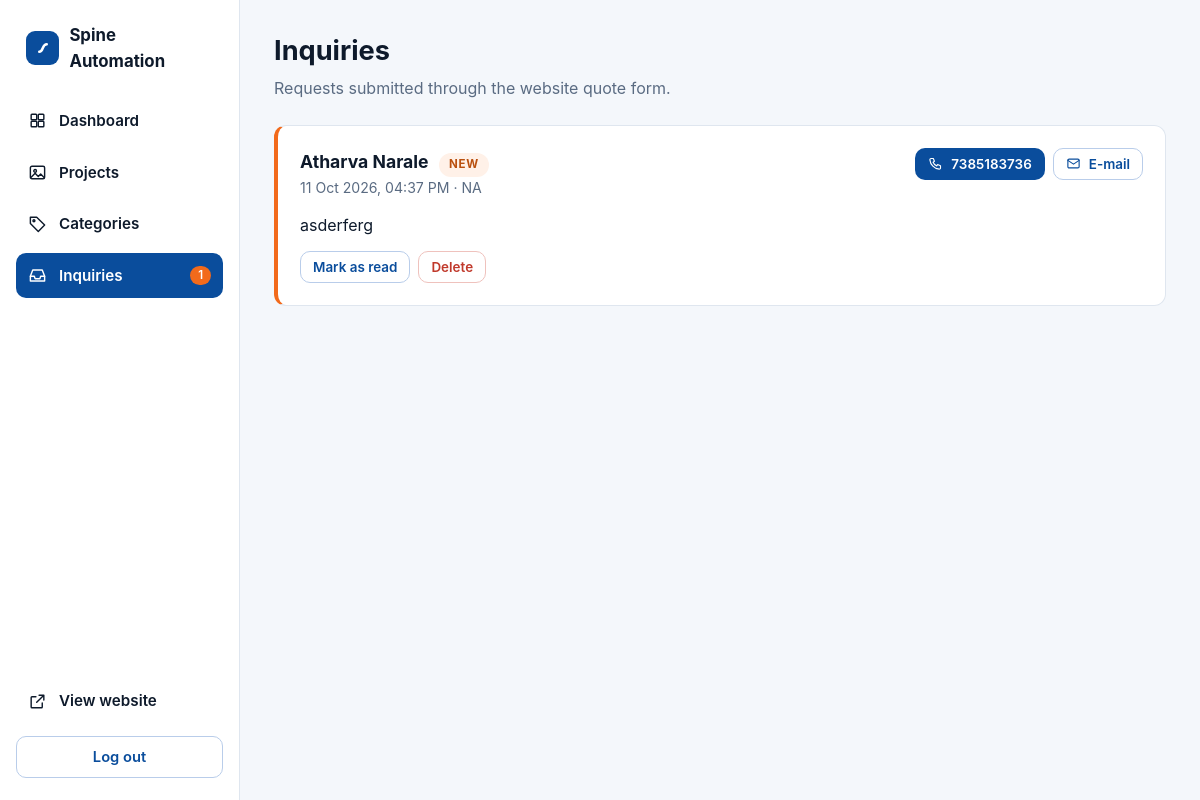
Screenshot of /admin/inquiries (signed in) with the database file from the repository.
### tables this page shows
CREATE TABLE inquiries (
    id         INTEGER PRIMARY KEY AUTOINCREMENT,
    name       TEXT NOT NULL,
    phone      TEXT NOT NULL,
    email      TEXT,
    company    TEXT,
    message    TEXT NOT NULL,
    is_read    INTEGER NOT NULL DEFAULT 0,
    created_at TEXT NOT NULL DEFAULT (datetime('now'))
);

### app.py (the view)
@app.route("/admin/inquiries")
@admin_required
def admin_inquiries():
    rows = get_db().execute("SELECT * FROM inquiries ORDER BY id DESC").fetchall()
    return render_template("admin_inquiries.html", inquiries=rows)

### app.py (called while the page is built)
def connect():
    conn = sqlite3.connect(DB_PATH)
    conn.row_factory = sqlite3.Row
    conn.execute("PRAGMA foreign_keys = ON")
    return conn

def get_db():
    if "db" not in g:
        g.db = connect()
    return g.db

def parse_db_time(value):
    return datetime.strptime(value, "%Y-%m-%d %H:%M:%S").replace(tzinfo=timezone.utc)

@app.template_filter("datetime")
def fmt_datetime(value):
    return parse_db_time(value).astimezone(LOCAL_TZ).strftime("%d %b %Y, %I:%M %p")

def csrf_token():
    if "_csrf" not in session:
        session["_csrf"] = secrets.token_urlsafe(32)
    return session["_csrf"]

@app.before_request
def csrf_protect():
    if request.method == "POST":
        token = session.get("_csrf", "")
        sent = request.form.get("csrf_token", "")
        if not token or not hmac.compare_digest(token, sent):
            abort(400, "Your form expired or was invalid. Please go back, refresh the page and try again.")

@app.after_request
def security_headers(resp):
    resp.headers.setdefault("X-Content-Type-Options", "nosniff")
    resp.headers.setdefault("X-Frame-Options", "SAMEORIGIN")
    resp.headers.setdefault("Referrer-Policy", "strict-origin-when-cross-origin")
    resp.headers.setdefault("Permissions-Policy", "camera=(), microphone=(), geolocation=()")
    if request.path == "/admin" or request.path.startswith("/admin/"):
        resp.headers["X-Robots-Tag"] = "noindex, nofollow, noarchive"
        resp.headers["Cache-Control"] = "no-store"
    return resp

@app.context_processor
def inject_globals():
    ctx = {
        "company": COMPANY,
        "year": datetime.now().year,
        "is_admin": bool(session.get("admin")),
    }
    if request.path.startswith("/admin") and session.get("admin"):
        ctx["unread_count"] = get_db().execute(
            "SELECT COUNT(*) FROM inquiries WHERE is_read = 0").fetchone()[0]
    return ctx

def admin_required(view):
    @wraps(view)
    def wrapper(*a, **kw):
        if not session.get("admin"):
            return redirect(url_for("admin_login"))
        return view(*a, **kw)
    return wrapper

### templates/admin_inquiries.html (shortened to what this page needs)
{% extends 'admin_base.html' %}
{% from '_icons.html' import icon %}
{% block content %}
<div class="top"><div><h1>Inquiries</h1><p>Requests submitted through the website quote form.</p></div></div>
{% if inquiries %}
{% for i in inquiries %}
<div class="card" style="margin-bottom:16px;{{ 'border-left:4px solid var(--orange)' if not i.is_read }}">
  <div style="display:flex;justify-content:space-between;gap:14px;flex-wrap:wrap;align-items:start">
    <div>
      <b style="font-size:1.1rem">{{ i.name }}</b>
      {% if not i.is_read %}<span class="badge new" style="margin-left:6px">New</span>{% endif %}
      <div style="color:var(--muted);font-size:.88rem">{{ i.created_at | datetime }}{% if i.company %} · {{ i.company }}{% endif %}</div>
    </div>
    <div class="acts">
      <a class="btn btn-p btn-s" href="tel:{{ i.phone }}">{{ icon('phone', 15) }} {{ i.phone }}</a>
      {% if i.email %}<a class="btn btn-o btn-s" href="mailto:{{ i.email }}">{{ icon('mail', 15) }} E-mail</a>{% endif %}
    </div>
  </div>
  <p style="white-space:pre-line;margin:14px 0">{{ i.message }}</p>
  <div class="acts" style="justify-content:flex-start">
    <form method="post" action="{{ url_for('admin_inquiry_toggle', inq_id=i.id) }}">
      <button class="btn btn-o btn-s">{{ 'Mark as unread' if i.is_read else 'Mark as read' }}</button>
    </form>
    <form method="post" action="{{ url_for('admin_inquiry_delete', inq_id=i.id) }}" onsubmit="return confirm('Delete this inquiry?')">
      <button class="btn btn-d btn-s">Delete</button>
    </form>
  </div>
</div>
{% endfor %}
{% else %}
<div class="card"><div class="empty">No inquiries yet.</div></div>
{% endif %}
{% endblock %}

### templates/admin_base.html (style rules this page uses)
:root { --bg:#f4f7fb;--card:#fff;--ink:#0e1a2b;--muted:#5a6b82;--line:#dfe6ef;--blue:#0a4d9c;--blue-d:#083c7a;--blue-l:#e8f0fb;--orange:#f26a1b;--red:#c0392b;--radius:12px }
* { box-sizing:border-box }
body { margin:0;font-family:Inter,system-ui,-apple-system,'Segoe UI',Roboto,sans-serif;background:var(--bg);color:var(--ink);line-height:1.55;-webkit-font-smoothing:antialiased }
a { color:var(--blue);text-decoration:none }
h1 { font-size:1.7rem;margin:0 0 4px }
.top { display:flex;justify-content:space-between;align-items:center;gap:14px;flex-wrap:wrap;margin-bottom:24px }
.top p { margin:0;color:var(--muted) }
.btn { display:inline-flex;align-items:center;gap:8px;font:600 .92rem Inter,sans-serif;padding:11px 18px;border-radius:10px;border:1.5px solid transparent;cursor:pointer;text-decoration:none!important;white-space:nowrap }
.btn-p { background:var(--blue);color:#fff }
.btn-o { background:#fff;color:var(--blue);border-color:#b9cdea }
.btn-d { background:#fff;color:var(--red);border-color:#efc2bd }
.btn-s { padding:7px 12px;font-size:.84rem }
.card { background:var(--card);border:1px solid var(--line);border-radius:var(--radius);padding:22px }
.badge { display:inline-block;font-size:.72rem;font-weight:700;letter-spacing:.06em;text-transform:uppercase;background:var(--blue-l);color:var(--blue);border-radius:999px;padding:3px 10px }
.badge.new { background:#fff1e8;color:#b9500f }
.acts { display:flex;gap:8px;flex-wrap:wrap;justify-content:flex-end }
.acts form { margin:0 }

### rows the page displays
inquiries: name "Atharva Narale", shows "NEW", created_at "11 Oct 2026, 04:37 PM", company "NA", {{ size }} 15 (drawn), phone "7385183736", message "asderferg", is_read "Mark as read"

### other values shown
{{ company.name }} "Spine Automation"
{{ unread_count }} "1"
